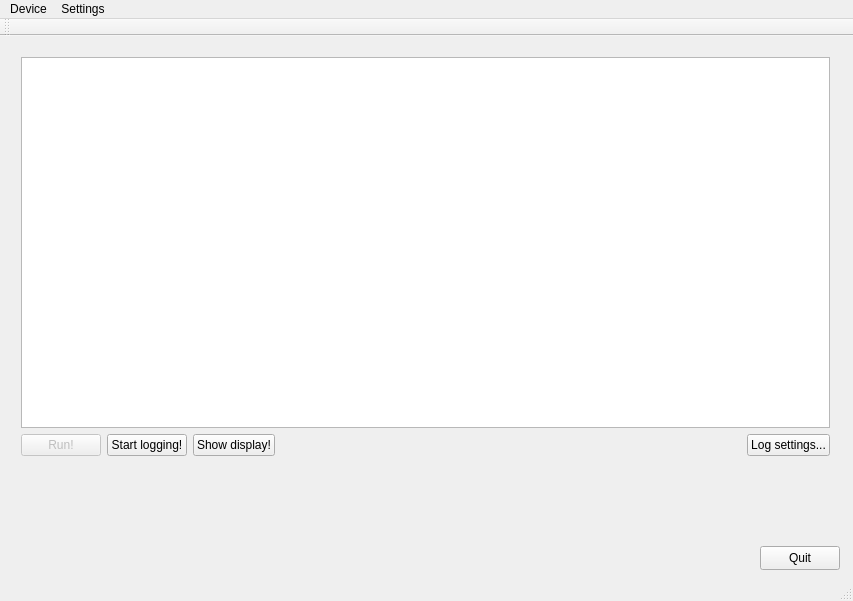
<?xml version="1.0" encoding="UTF-8"?>
<ui version="4.0">
 <class>MainWindow</class>
 <widget class="QMainWindow" name="MainWindow">
  <property name="geometry">
   <rect>
    <x>0</x>
    <y>0</y>
    <width>853</width>
    <height>601</height>
   </rect>
  </property>
  <property name="windowTitle">
   <string>HIT DAQ</string>
  </property>
  <widget class="QWidget" name="centralWidget">
   <widget class="QWidget" name="verticalLayoutWidget">
    <property name="geometry">
     <rect>
      <x>10</x>
      <y>10</y>
      <width>831</width>
      <height>421</height>
     </rect>
    </property>
    <layout class="QVBoxLayout" name="verticalLayout">
     <item>
      <widget class="QTextBrowser" name="logWindow"/>
     </item>
     <item>
      <layout class="QHBoxLayout" name="horizontalLayout">
       <item>
        <widget class="QPushButton" name="pushRun">
         <property name="enabled">
          <bool>false</bool>
         </property>
         <property name="text">
          <string>Run!</string>
         </property>
        </widget>
       </item>
       <item>
        <widget class="QPushButton" name="pushLogging">
         <property name="enabled">
          <bool>true</bool>
         </property>
         <property name="text">
          <string>Start logging!</string>
         </property>
        </widget>
       </item>
       <item>
        <widget class="QPushButton" name="pushDisplay">
         <property name="text">
          <string>Show display!</string>
         </property>
        </widget>
       </item>
       <item>
        <spacer name="horizontalSpacer">
         <property name="orientation">
          <enum>Qt::Horizontal</enum>
         </property>
         <property name="sizeHint" stdset="0">
          <size>
           <width>40</width>
           <height>20</height>
          </size>
         </property>
        </spacer>
       </item>
       <item>
        <widget class="QPushButton" name="pushLogSettings">
         <property name="text">
          <string>Log settings...</string>
         </property>
        </widget>
       </item>
      </layout>
     </item>
    </layout>
   </widget>
   <widget class="QPushButton" name="pushButton_exit">
    <property name="geometry">
     <rect>
      <x>760</x>
      <y>510</y>
      <width>80</width>
      <height>24</height>
     </rect>
    </property>
    <property name="text">
     <string>Quit</string>
    </property>
   </widget>
  </widget>
  <widget class="QMenuBar" name="menuBar">
   <property name="geometry">
    <rect>
     <x>0</x>
     <y>0</y>
     <width>853</width>
     <height>21</height>
    </rect>
   </property>
   <widget class="QMenu" name="menuDevice">
    <property name="title">
     <string>Device</string>
    </property>
    <addaction name="actionConnect"/>
    <addaction name="actionDisconnect"/>
    <addaction name="separator"/>
    <addaction name="separator"/>
   </widget>
   <widget class="QMenu" name="menuSettings">
    <property name="title">
     <string>Settings</string>
    </property>
    <addaction name="actionHost_IP"/>
    <addaction name="actionDevices"/>
    <addaction name="actionTrigger_config"/>
   </widget>
   <addaction name="menuDevice"/>
   <addaction name="menuSettings"/>
  </widget>
  <widget class="QToolBar" name="mainToolBar">
   <attribute name="toolBarArea">
    <enum>TopToolBarArea</enum>
   </attribute>
   <attribute name="toolBarBreak">
    <bool>false</bool>
   </attribute>
  </widget>
  <widget class="QStatusBar" name="statusBar"/>
  <action name="actionConnect">
   <property name="text">
    <string>Connect</string>
   </property>
  </action>
  <action name="actionDisconnect">
   <property name="text">
    <string>Disconnect</string>
   </property>
  </action>
  <action name="actionHost_IP">
   <property name="text">
    <string>Host IP...</string>
   </property>
  </action>
  <action name="actionDevices">
   <property name="text">
    <string>Devices...</string>
   </property>
  </action>
  <action name="actionTrigger_config">
   <property name="text">
    <string>Trigger config...</string>
   </property>
  </action>
  <action name="actionRun">
   <property name="text">
    <string>Run</string>
   </property>
  </action>
  <action name="actionConnect_Keithley">
   <property name="text">
    <string>Connect Keithley</string>
   </property>
  </action>
  <action name="actionDisconnect_Keithley">
   <property name="text">
    <string>Disconnect Keithley</string>
   </property>
  </action>
  <action name="actionLinearity_test">
   <property name="text">
    <string>Linearity test</string>
   </property>
  </action>
  <action name="actionIntegration_time_scan">
   <property name="text">
    <string>Integration time scan</string>
   </property>
  </action>
  <action name="actionProfile_viewer">
   <property name="text">
    <string>Profile viewer</string>
   </property>
  </action>
  <action name="actionConnect_Stepper">
   <property name="text">
    <string>Connect Stepper</string>
   </property>
  </action>
  <action name="actionDisconnect_Stepper">
   <property name="text">
    <string>Disconnect Stepper</string>
   </property>
  </action>
  <action name="actionBeta_Scanner">
   <property name="text">
    <string>Beta Scanner</string>
   </property>
  </action>
 </widget>
 <layoutdefault spacing="6" margin="11"/>
 <resources/>
 <connections/>
</ui>
